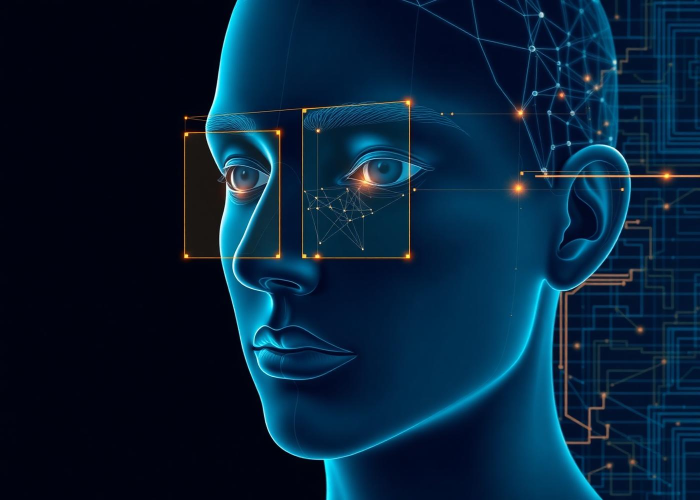
#> input picture MISXMATCH BACKEND 11/MISXMATCH_FRONTEND 12/MISXMATCH/src/assets/ai-face.jpg, 1400 x 1000 px (shown at 1/2 size)
$ python -i face_service.py   (imports and definitions only)   (older library calls are emulated)
#> lines starting #> are read from the running program, lines starting #| are printed output that depends on the picture; after the words box and inside, x2 and y2 are one past the last pixel; in counts of white or black regions, pixels touching at a corner belong together
import os
import io
import cv2
import numpy as np
from PIL import Image
from typing import Tuple, List, Dict, Any, Optional
from fastapi import UploadFile, HTTPException, status

class FaceFeatureEngine:
    """
    Singleton AI Computer Vision Engine for Face Detection, Feature Embedding Extraction,
    and Cosine Similarity Match Calculation.
    Loaded ONCE at service startup.
    """
    _instance = None

    def __new__(cls):
        if cls._instance is None:
            cls._instance = super(FaceFeatureEngine, cls).__new__(cls)
            cls._instance._initialize_models()
        return cls._instance

    def _initialize_models(self):
        """Initializes OpenCV face detection cascade classifiers once in memory."""
        cascade_path = cv2.data.haarcascades + 'haarcascade_frontalface_default.xml'
        alt_path = cv2.data.haarcascades + 'haarcascade_frontalface_alt.xml'
        alt2_path = cv2.data.haarcascades + 'haarcascade_frontalface_alt2.xml'

        self.face_cascades = []
        for path in [cascade_path, alt_path, alt2_path]:
            if hasattr(cv2, 'CascadeClassifier') and os.path.exists(path):
                c = cv2.CascadeClassifier(path)
                if not c.empty():
                    self.face_cascades.append(c)
#> further down, picture is the input picture: shape (1000, 1400, 3); mean B, G, R 56, 32.6, 6.3

        if not self.face_cascades:
            print("⚠ Warning: OpenCV face detection cascade classifiers not found in cv2.data. Using HSV & full-crop fallback detector.")
        else:
            print(f"✔ AI Face Feature Engine initialized successfully ({len(self.face_cascades)} OpenCV Cascades + 512-D L2 Spatial Feature Extractor).")

    # [7 lines left out: function decode_image_bytes, not called in this run]

    def detect_faces(self, img_bgr: np.ndarray) -> Tuple[int, List[Tuple[int, int, int, int]]]:
        """
        Detects faces in BGR image matrix using multi-stage Haar Cascades and spatial/skin-tone fallback analysis.
        Returns total face count and list of bounding boxes [(x, y, w, h), ...].
        """
        gray = cv2.cvtColor(img_bgr, cv2.COLOR_BGR2GRAY)
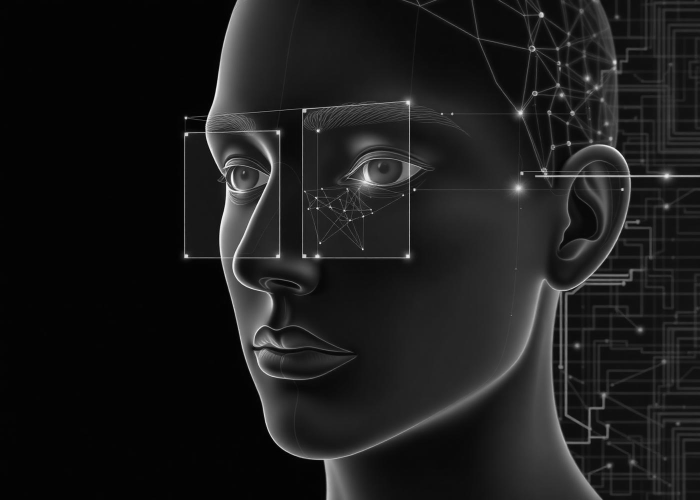
#> gray: shape (1000, 1400) (shown at 1/2 size); min 0, max 255, mean 27.5
        gray_equalized = cv2.equalizeHist(gray)
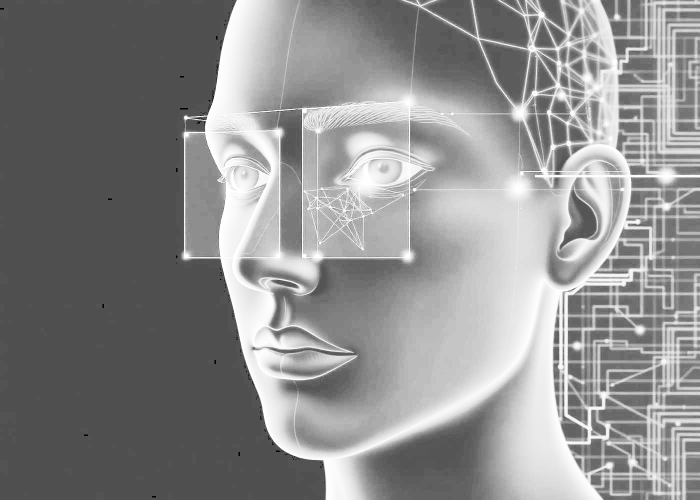
#> gray_equalized: shape (1000, 1400) (shown at 1/2 size); min 0, max 255, mean 140.7
        h_img, w_img = img_bgr.shape[:2]
#> h_img = 1000; w_img = 1400

        all_boxes = []
        for cascade in self.face_cascades:
            faces = cascade.detectMultiScale(
                gray_equalized,
                scaleFactor=1.05,
                minNeighbors=3,
                minSize=(24, 24),
                flags=cv2.CASCADE_SCALE_IMAGE
            )
            for (x, y, w, h) in faces:
                all_boxes.append((int(x), int(y), int(w), int(h)))
#> this loop made 3 passes
#> faces on passes 1, 3: [[436, 292, 64, 64]], [[436, 292, 64, 64], [482, 662, 96, 96]]
#> after the loop, all_boxes = [(436, 292, 64, 64), (436, 292, 64, 64), (482, 662, 96, 96)]

        # Non-maximum suppression / merge overlapping boxes
        if all_boxes:
            merged_boxes = []
            for b in all_boxes:
                overlap = False
                for m in merged_boxes:
                    cx1, cy1 = b[0] + b[2]/2, b[1] + b[3]/2
                    cx2, cy2 = m[0] + m[2]/2, m[1] + m[3]/2
                    if abs(cx1 - cx2) < max(b[2], m[2]) * 0.5 and abs(cy1 - cy2) < max(b[3], m[3]) * 0.5:
                        overlap = True
                        break
                if not overlap:
                    merged_boxes.append(b)
#> this loop made 3 passes
#> after the loop, merged_boxes = [(436, 292, 64, 64), (482, 662, 96, 96)]
            return len(merged_boxes), merged_boxes

        # Fallback 1: Skin-tone HSV + contour analysis for stylized/synthetic or tight face crops
        hsv = cv2.cvtColor(img_bgr, cv2.COLOR_BGR2HSV)
        lower_skin = np.array([0, 15, 40], dtype=np.uint8)
        upper_skin = np.array([25, 255, 255], dtype=np.uint8)
        mask = cv2.inRange(hsv, lower_skin, upper_skin)

        contours, _ = cv2.findContours(mask, cv2.RETR_EXTERNAL, cv2.CHAIN_APPROX_SIMPLE)
        valid_boxes = []
        for c in contours:
            area = cv2.contourArea(c)
            if area > (w_img * h_img * 0.05):  # At least 5% of image area
                bx, by, bw, bh = cv2.boundingRect(c)
                aspect = bw / float(bh)
                if 0.4 <= aspect <= 1.6:
                    valid_boxes.append((int(bx), int(by), int(bw), int(bh)))

        if valid_boxes:
            return len(valid_boxes), valid_boxes

        # Fallback 2: Full-crop image bounding box fallback (for synthetic avatar / tight crops)
        if h_img > 10 and w_img > 10:
            return 1, [(0, 0, int(w_img), int(h_img))]

        return 0, []

    # [91 lines left out: functions extract_face_embedding, compute_cosine_similarity, not called in this run]

# Global Singleton Instance
face_engine = FaceFeatureEngine()

>>> import cv2
>>> picture = cv2.imread('../../../MISXMATCH BACKEND 11/MISXMATCH_FRONTEND 12/MISXMATCH/src/assets/ai-face.jpg')
>>> result = FaceFeatureEngine().detect_faces(picture)
#> result = (2, [(436, 292, 64, 64), (482, 662, 96, 96)])

$ run again, on MISXMATCH BACKEND 11/MISXMATCH_FRONTEND 12/MISXMATCH/src/assets/hero.jpg
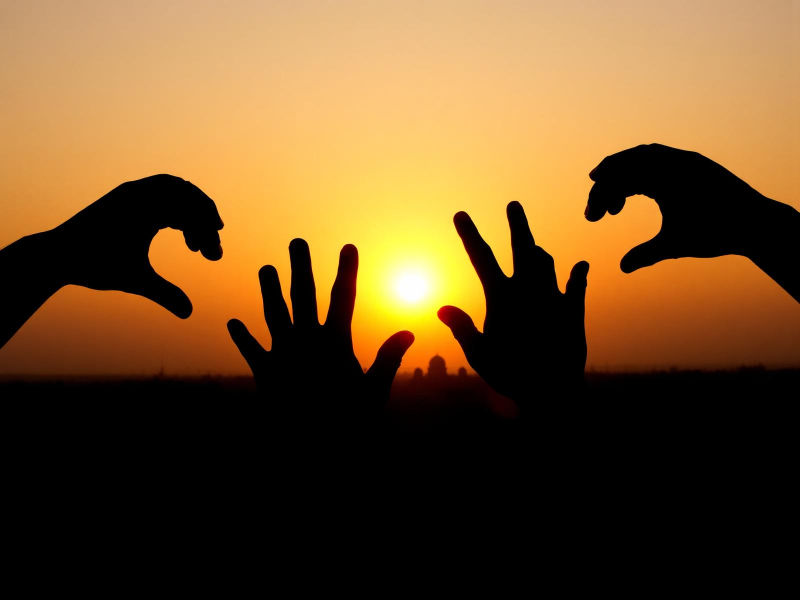
#> input picture MISXMATCH BACKEND 11/MISXMATCH_FRONTEND 12/MISXMATCH/src/assets/hero.jpg, 1600 x 1200 px (shown at 1/2 size)
#> picture is the input picture: shape (1200, 1600, 3); mean B, G, R 41.7, 80.3, 110.8
#> in detect_faces, `gray_equalized = cv2.equalizeHist(gray)`:
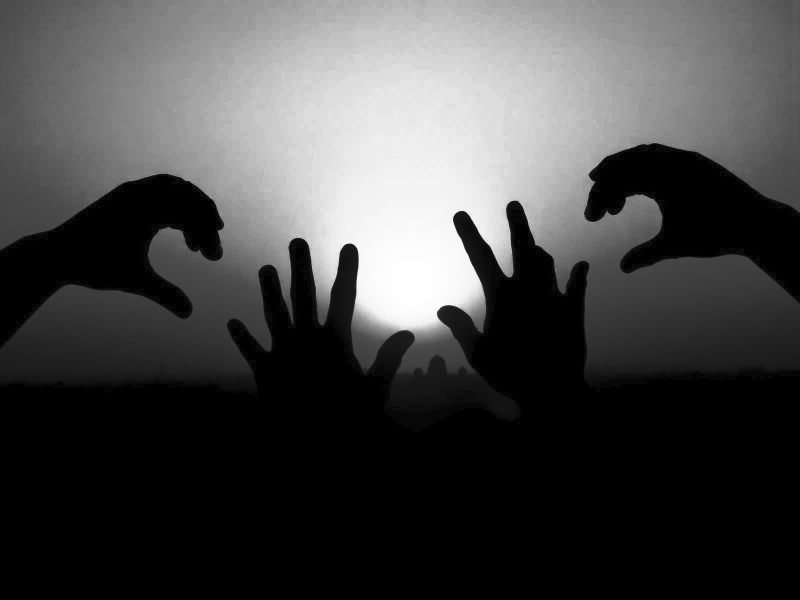
#> gray_equalized: shape (1200, 1600) (shown at 1/2 size); min 0, max 255, mean 70.8
#> after the loop in detect_faces, `for cascade in self.face_cascades:`: all_boxes = []
#> hsv: shape (1200, 1600, 3); mean H, S, V 11.6, 94.1, 110.8
#> in detect_faces, `mask = cv2.inRange(hsv, lower_skin, upper_skin)`:
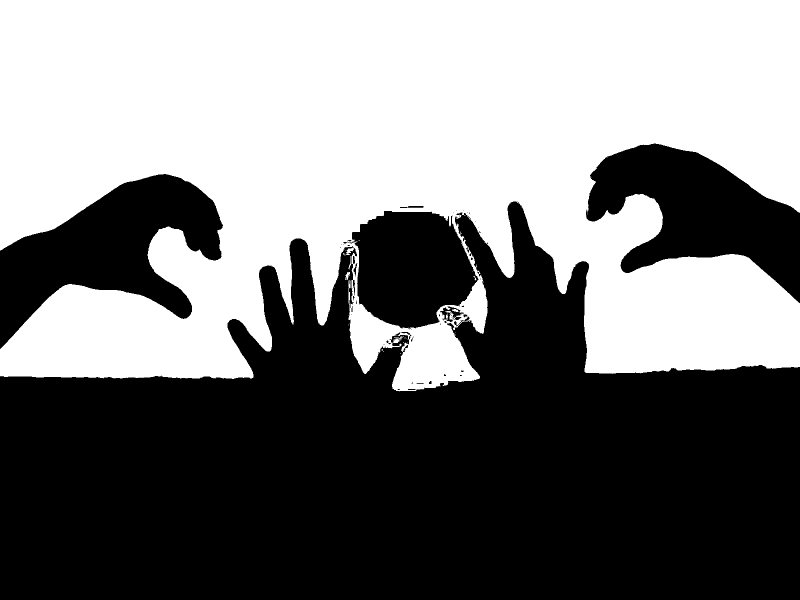
#> mask: shape (1200, 1600) (shown at 1/2 size); 47.7% white; 28 white regions (24 under 20 px)
#> contours = 20 contours, 18 with area under 20; largest, box (x1, y1, x2, y2) and area: (0, 0, 1600, 783) 956324, (690, 544, 700, 560) 60
#> the loop in detect_faces, `for c in contours:` made 20 passes
#> (area, bx, by, bw, bh, aspect) on pass 20: (956324.5, 0, 0, 1600, 783, 2.04)
#> after the loop in detect_faces, `for c in contours:`: valid_boxes = []
#> result = (1, [(0, 0, 1600, 1200)])

$ run again, on MISXMATCH BACKEND 11/MISXMATCH_FRONTEND 12/MISXMATCH/src/assets/how-it-works-hero.jpg
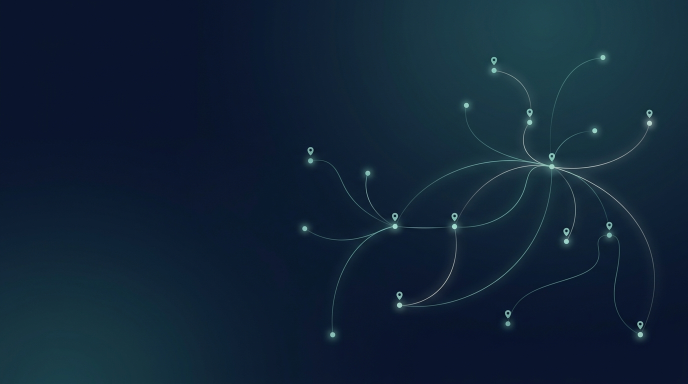
#> input picture MISXMATCH BACKEND 11/MISXMATCH_FRONTEND 12/MISXMATCH/src/assets/how-it-works-hero.jpg, 1376 x 768 px (shown at 1/2 size)
#> picture is the input picture: shape (768, 1376, 3); mean B, G, R 54.8, 36, 16.8
#> in detect_faces, `gray = cv2.cvtColor(img_bgr, cv2.COLOR_BGR2GRAY)`:
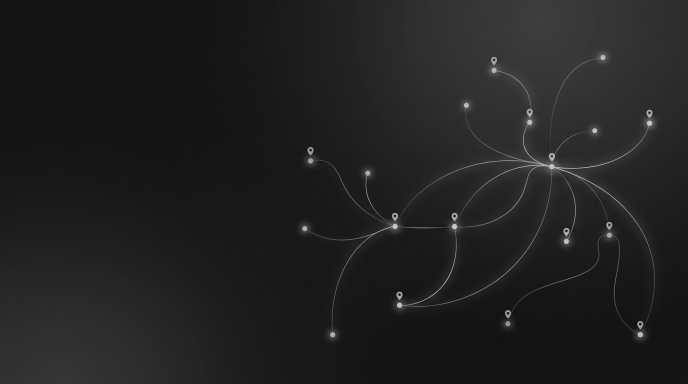
#> gray: shape (768, 1376) (shown at 1/2 size); min 12, max 214, mean 32.4
#> in detect_faces, `gray_equalized = cv2.equalizeHist(gray)`:
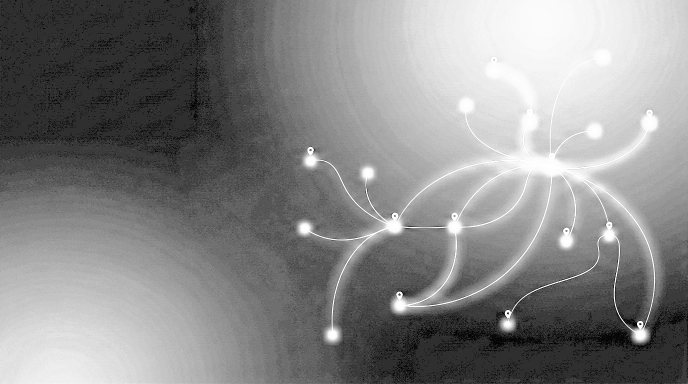
#> gray_equalized: shape (768, 1376) (shown at 1/2 size); min 0, max 255, mean 133.5
#> the loop in detect_faces, `for cascade in self.face_cascades:` made 3 passes
#> faces on pass 1: [[900, 422, 26, 26], [1124, 451, 27, 27]]
#> after the loop in detect_faces, `for cascade in self.face_cascades:`: all_boxes = [(900, 422, 26, 26), (1124, 451, 27, 27)]
#> the loop in detect_faces, `for b in all_boxes:` made 2 passes
#> result = (2, [(900, 422, 26, 26), (1124, 451, 27, 27)])

$ run again, on MISXMATCH BACKEND 11/MISXMATCH_FRONTEND 12/MISXMATCH/src/assets/police.jpg
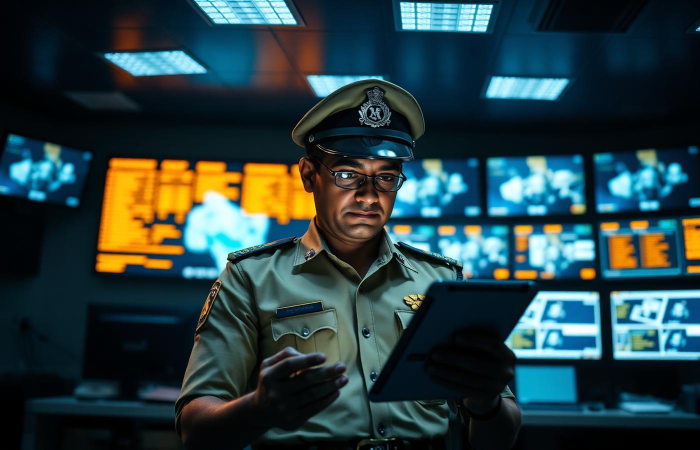
#> input picture MISXMATCH BACKEND 11/MISXMATCH_FRONTEND 12/MISXMATCH/src/assets/police.jpg, 1400 x 900 px (shown at 1/2 size)
#> picture is the input picture: shape (900, 1400, 3); mean B, G, R 66.4, 64.4, 41.9
#> in detect_faces, `gray = cv2.cvtColor(img_bgr, cv2.COLOR_BGR2GRAY)`:
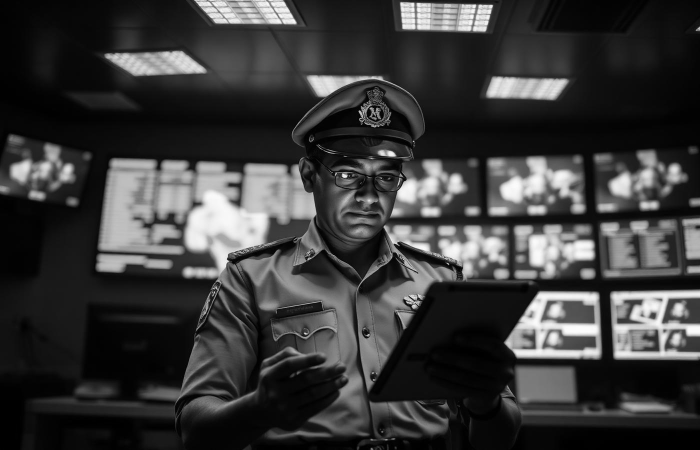
#> gray: shape (900, 1400) (shown at 1/2 size); min 0, max 254, mean 57.9
#> in detect_faces, `gray_equalized = cv2.equalizeHist(gray)`:
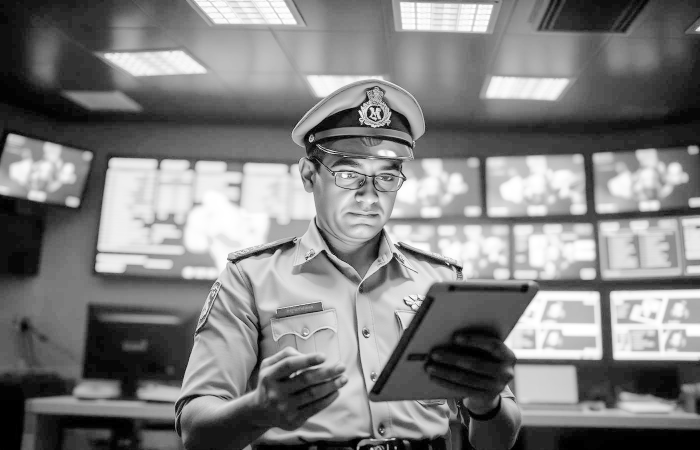
#> gray_equalized: shape (900, 1400) (shown at 1/2 size); min 0, max 255, mean 127.6
#> the loop in detect_faces, `for cascade in self.face_cascades:` made 3 passes
#> faces on passes 2 to 3: [[1080, 617, 62, 62]], [[1072, 612, 74, 74], [1317, 611, 77, 77]]
#> after the loop in detect_faces, `for cascade in self.face_cascades:`: all_boxes = [(950, 29, 31, 31), (953, 17, 31, 31), (77, 302, 53, 53), (1074, 614, 69, 69), (962, 448, 71, 71), (1317, 611, 77, 77), (1080, 617, 62, 62), (1072, 612, 74, 74), (1317, 611, 77, 77)]
#> the loop in detect_faces, `for b in all_boxes:` made 9 passes
#> after the loop in detect_faces, `for b in all_boxes:`: merged_boxes = [(950, 29, 31, 31), (77, 302, 53, 53), (1074, 614, 69, 69), (962, 448, 71, 71), (1317, 611, 77, 77)]
#> result = (5, [(950, 29, 31, 31), (77, 302, 53, 53), (1074, 614, 69, 69), (962, 448, 71, 71), (1317, 611, 77, 77)])
